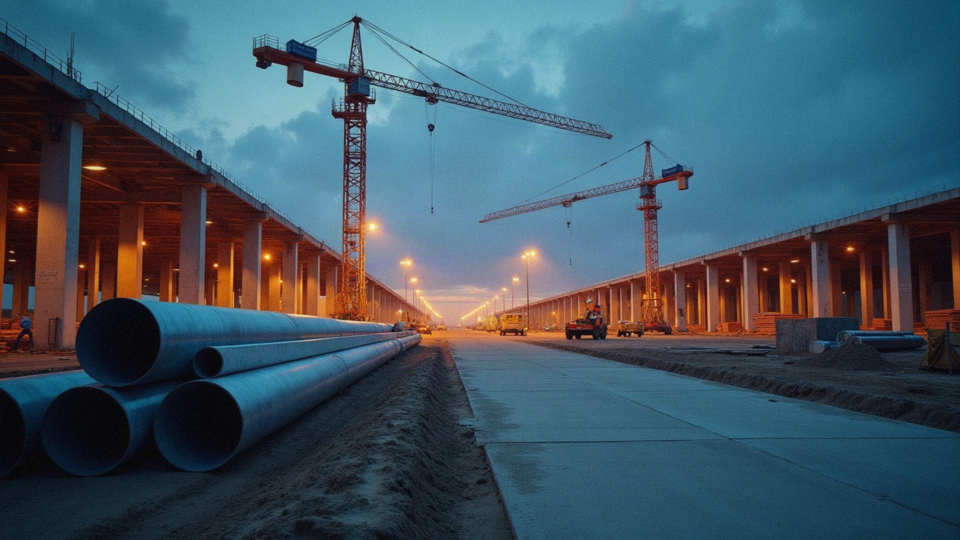
#> input picture _backup_dist/img/articles/orcl-credit-default-swap-ai-debt-2026.jpg, 1920 x 1080 px (shown at 1/2 size)
$ python -i gen-orcl-credit-default-swap-ai-debt-hero-20261019.py   (imports and definitions only)
#> lines starting #> are read from the running program, lines starting #| are printed output that depends on the picture
#> further down, picture is the input picture: PIL image 1920x1080 RGB; mean R, G, B 64.7, 86.4, 100
#!/usr/bin/env python3
"""Generate hero for orcl-credit-default-swap-ai-debt-2026 (fal flux).

Subject: Oracle's AI data-center buildout debt load and the widening stress in
its credit-default swaps.

Scene: a vast data-center construction site at dusk — steel framing, cranes,
cooling pipes, half-finished halls stretching into the distance, warm work
lights — professional editorial stock photograph.

Rules: PHOTO-REALISTIC stock photograph only. NO interior server aisle, NO
glowing hallway, NO abstract/neon/digital art, no text or lettering anywhere.
Generate 1440x810, finalize 1920x1080 center-crop JPEG q92, mirror to _backup_dist.

Usage:
  ATTEMPT=1 /home/chino/video-venv/bin/python3 \
    scripts/gen-orcl-credit-default-swap-ai-debt-hero-20261019.py
"""
import os
import sys

import requests
from PIL import Image

SLUG = os.environ.get("SLUG", "orcl-credit-default-swap-ai-debt-2026")
ATTEMPT = os.environ.get("ATTEMPT", "1")
OUTPUT = "/home/chino/thesignal/public/img/articles/" + SLUG + ".jpg"
BACKUP = "/home/chino/thesignal/_backup_dist/img/articles/" + SLUG + ".jpg"
W, H = 1440, 810
FINAL_W, FINAL_H = 1920, 1080

NO_TEXT = (
    "The image is completely free of any writing: no text, no letters, no "
    "numbers, no words, no captions, no labels, no signage, no logos, no brand "
    "marks, no trademarks, no watermark, no signature, no construction hoarding "
    "lettering, no safety placards with readable words. No illustration, no "
    "digital art, no cartoon, no 3D render, no CGI, no concept art, no neon, "
    "no glowing lines, no light trails, no synthwave, no geometric patterns, "
    "no holographic or futuristic HUD graphics, no overlay graphics, no "
    "abstract background, no interior server aisle, no server racks, no long "
    "glowing corridor, no sci-fi architecture."
)

PROMPTS = {
    "1": (
        "A photo-realistic editorial stock photograph for a business magazine, "
        "shot on a 35mm DSLR with a tilt-shift lens at f/5.6 from a slightly "
        "elevated vantage point, professional architectural photojournalism, "
        "available light plus site work lamps, 16:9 landscape composition. "
        "The subject is an enormous data-center construction site at dusk: a "
        "vast half-built campus of long rectangular halls stretching away "
        "toward a low horizon, most of them still open steel skeletons with "
        "exposed roof trusses and grey concrete slab floors, a few already "
        "clad in pale silver-grey metal panels. In the near foreground a "
        "bundle of thick galvanised cooling pipes and ductwork lies on the "
        "dirt beside a concrete pad, with rebar bundles, plywood sheets and a "
        "stack of steel beams. Tall lattice tower cranes rise above the frames "
        "at intervals, their jibs silhouetted against the fading sky, and a "
        "mobile boom crane with a telescopic arm stands mid-frame. Orange and "
        "white work lights on tripods and on the crane masts throw warm pools "
        "of amber light over the steelwork and the pale concrete, while the "
        "sky behind is a deep blue-grey dusk with the faintest amber band at "
        "the horizon and a few thin clouds. Dust haze softens the distant "
        "halls, making successive rows of steel frames fade from crisp dark "
        "metal into pale silhouettes. Shallow depth of field: the cooling "
        "pipes and the dirt in the immediate foreground are tack sharp with "
        "honest surface texture — rust bloom, mud, scratches on the metal — "
        "and the far halls fall into soft atmospheric blur. Real optical "
        "blur, visible fine film grain, subtle vignette, honest exposure with "
        "true blacks and warm highlights, slight halation around the work "
        "lamps, candid imperfect framing, a few distant tiny worker figures in "
        "hi-vis vests for scale. Photorealistic, very high detail, natural "
        "colour, no stylisation. "
        + NO_TEXT
    ),
    "2": (
        "An authentic, unretouched documentary photograph of a colossal "
        "AI data-center under construction at blue hour, taken on a full-frame "
        "camera with a 24mm lens at f/4, professional editorial stock "
        "photography, 16:9 landscape. Low camera position on a gravel access "
        "road between two enormous unfinished buildings: on the left a long "
        "steel frame with bare columns and open bays, on the right a "
        "partially clad hall with silver metal wall panels and a row of dark "
        "louvred cooling intakes. Overhead runs a thick insulated chilled-water "
        "pipe run on steel supports, its white lagging catching warm light. "
        "Two crawler cranes and one tall tower crane stand against the dusk "
        "sky; the tower crane has small red aviation lights at its tip. The "
        "site is lit by warm sodium work lamps on tall poles, throwing pools of "
        "amber light across the gravel, the concrete and the steel, with cool "
        "deep blue shadow filling the gaps between them. The sky is a smooth "
        "gradient from dusty amber at the horizon to deep indigo overhead, "
        "with a thin crescent moon. Distant rows of half-finished halls recede "
        "in haze toward the horizon so the scale reads as industrial sprawl. "
        "Shallow depth of field: the gravel, the pipe lagging and a coil of "
        "black cable in the foreground are sharp with gritty real texture, "
        "the far structures melting into soft blur. Real optical blur, visible "
        "film grain, mild lens flare from a work lamp at the frame edge, "
        "subtle chromatic fringing, honest exposure, a couple of tiny "
        "silhouetted workers walking between the buildings for scale. "
        "Photorealistic, high detail, natural muted colour, documentary "
        "realism, no stylisation. "
        + NO_TEXT
    ),
    "3": (
        "A photo-realistic editorial stock photograph of a gigantic data-center "
        "construction site at dusk seen from a distance across bare earth, "
        "shot with a long lens on a tripod, compressed perspective, warm work "
        "lights against a cold blue sky, 16:9 landscape. Rows of long "
        "unfinished halls with exposed steel roof trusses and grey concrete "
        "walls recede into the distance, a forest of tower cranes above them, "
        "stacks of precast concrete panels and coiled cooling pipe laid out on "
        "the site. Foreground: a chain-link fence line and muddy tyre tracks "
        "with a single portable site light tower glowing warm amber. Haze "
        "compresses the far halls into pale layered silhouettes. Shallow depth "
        "of field with the foreground fence and light tower sharp and the site "
        "beyond softening into atmospheric blur. Real optical blur, visible "
        "film grain, subtle vignette, honest exposure, true blacks, warm "
        "highlights. Photorealistic, very high detail, documentary realism. "
        + NO_TEXT
    ),
}


# [73 lines left out: functions load_fal_key, generate, crop_to_16x9, not called in this run]


def photo_finish(img, seed=17, grain=4.5, softness=0.7):
    """Borrowed from scripts/hero-photo-finish.py — adds the artefacts a real
    available-light frame carries so the file behaves like a photograph."""
#> called with seed = 17, grain = 4.5, softness = 0.7
    import numpy as np
    from PIL import ImageFilter

    rng = np.random.default_rng(seed)
    img = img.convert("RGB").filter(ImageFilter.GaussianBlur(softness))
    arr = np.asarray(img).astype(np.float32)

    r = np.roll(arr[:, :, 0], 1, axis=1)
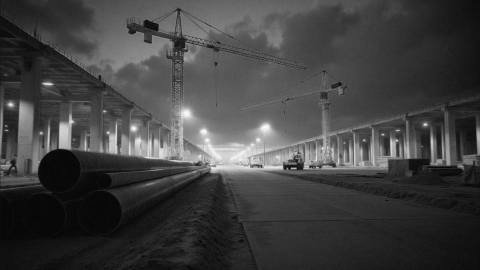
#> r: shape (1080, 1920) float32 (shown at 1/4 size); min 0, max 255, mean 64.7
    b = np.roll(arr[:, :, 2], -1, axis=1)
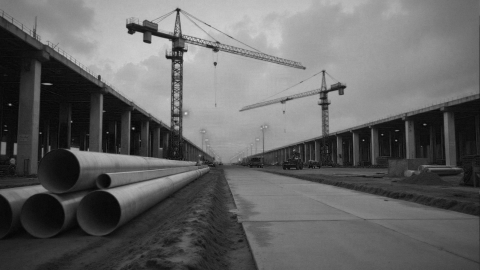
#> b: shape (1080, 1920) float32 (shown at 1/4 size); min 0, max 231, mean 100
    arr[:, :, 0] = arr[:, :, 0] * 0.7 + r * 0.3
    arr[:, :, 2] = arr[:, :, 2] * 0.7 + b * 0.3

    h, w = arr.shape[:2]
    yy, xx = np.mgrid[0:h, 0:w]
    cx, cy = w / 2.0, h / 2.0
    dist = np.sqrt(((xx - cx) / cx) ** 2 + ((yy - cy) / cy) ** 2)
    vig = 1.0 - 0.20 * np.clip(dist / 1.42, 0, 1) ** 2
    arr *= vig[:, :, None]

    lum = rng.normal(0.0, grain, (h, w, 1))
    chroma = rng.normal(0.0, grain * 0.45, (h, w, 3))
    arr += lum + chroma

    arr[:, :, 1] *= 1.008
    arr[:, :, 2] *= 0.988
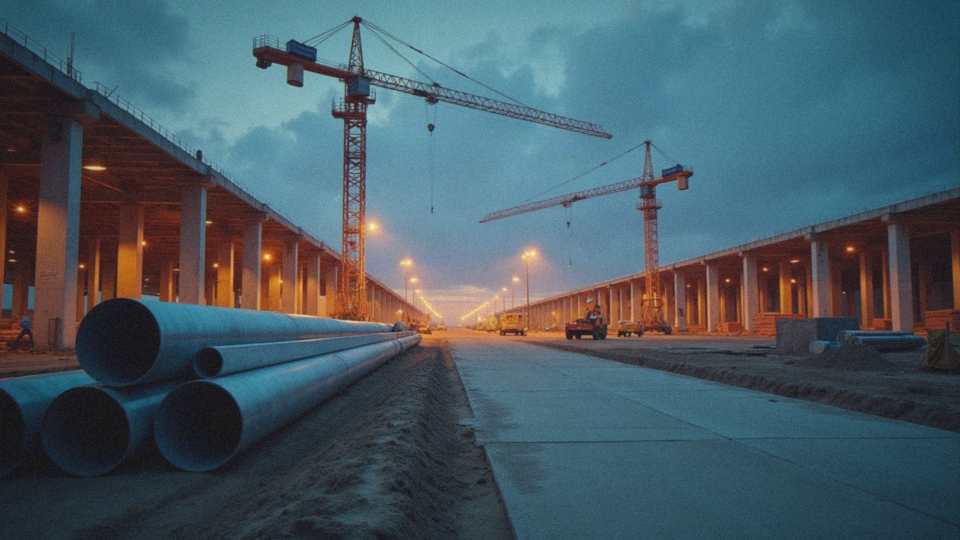
#> arr: shape (1080, 1920, 3) float32 (shown at 1/2 size); mean R, G, B 61.5, 81.9, 92.7; drawn with min black and max white
    arr = arr * 0.96 + 7.0
    arr = np.clip(arr, 0, 255)
    return Image.fromarray(arr.astype(np.uint8))


# [20 lines left out: function main, not called in this run]


# [2 lines not run here, left out]

>>> from PIL import Image
>>> picture = Image.open('../_backup_dist/img/articles/orcl-credit-default-swap-ai-debt-2026.jpg')
>>> result = photo_finish(picture)

$ run again, on _backup_dist/img/articles/a-decade-of-missiles-rtx.jpg
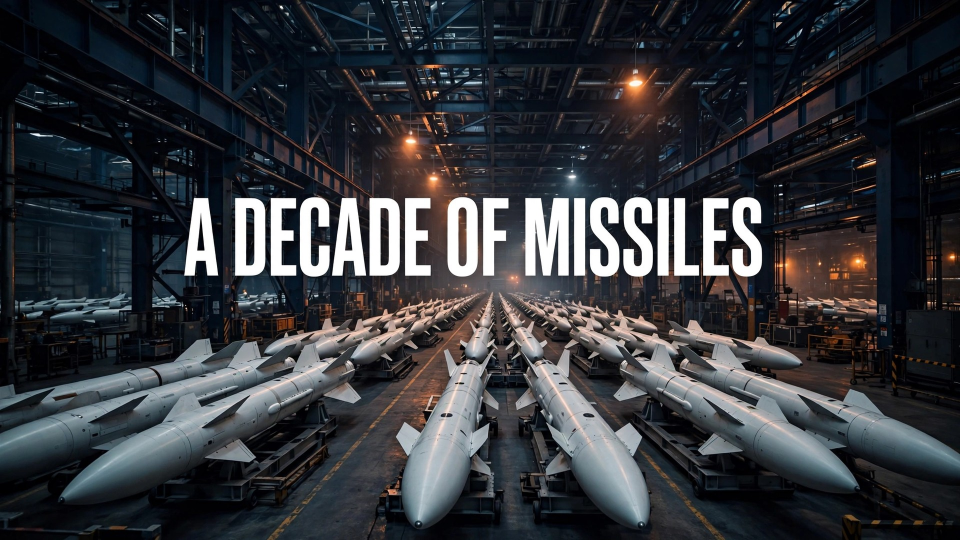
#> input picture _backup_dist/img/articles/a-decade-of-missiles-rtx.jpg, 1920 x 1080 px (shown at 1/2 size)
#> picture is the input picture: PIL image 1920x1080 RGB; mean R, G, B 52.3, 54.4, 59.1
#> in photo_finish, `r = np.roll(arr[:, :, 0], 1, axis=1)`:
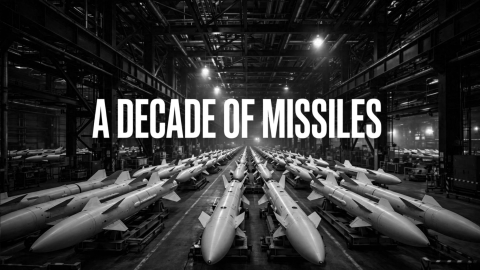
#> r: shape (1080, 1920) float32 (shown at 1/4 size); min 0, max 255, mean 52.3
#> in photo_finish, `arr += lum + chroma`:
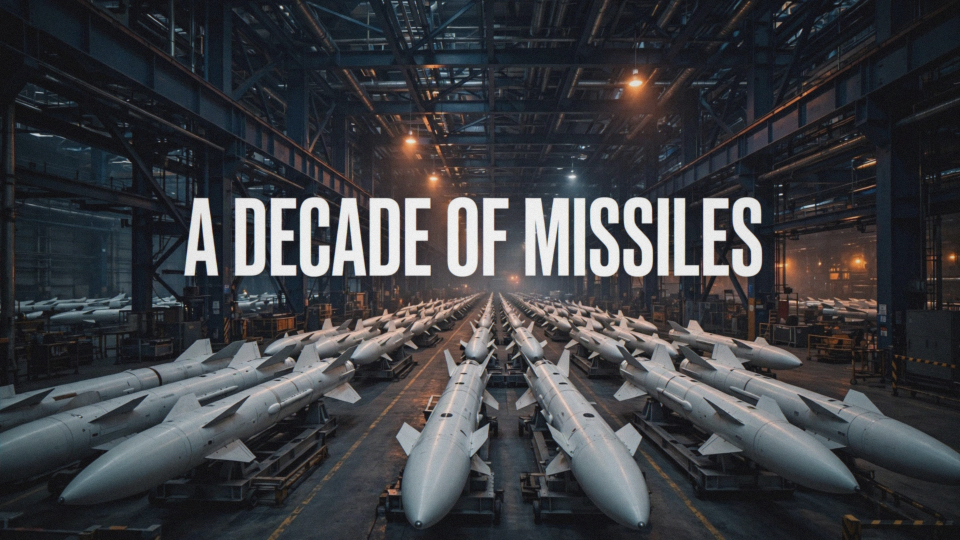
#> arr: shape (1080, 1920, 3) float32 (shown at 1/2 size); mean R, G, B 50.1, 51.9, 56.3; drawn with min black and max white

$ run again, on _backup_dist/img/articles/accenture-anthropic-embedded-evaluator-2026.jpg
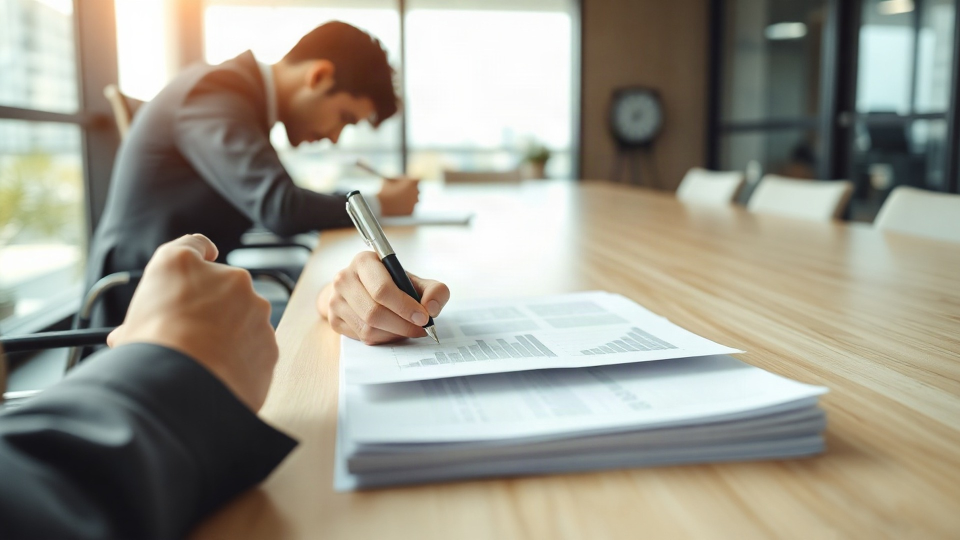
#> input picture _backup_dist/img/articles/accenture-anthropic-embedded-evaluator-2026.jpg, 1920 x 1080 px (shown at 1/2 size)
#> picture is the input picture: PIL image 1920x1080 RGB; mean R, G, B 155.9, 153, 140.5
#> in photo_finish, `b = np.roll(arr[:, :, 2], -1, axis=1)`:
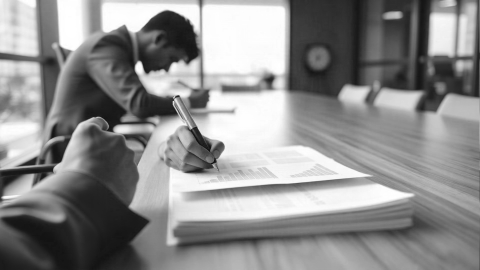
#> b: shape (1080, 1920) float32 (shown at 1/4 size); min 3, max 255, mean 140.5
#> in photo_finish, `arr *= vig[:, :, None]`:
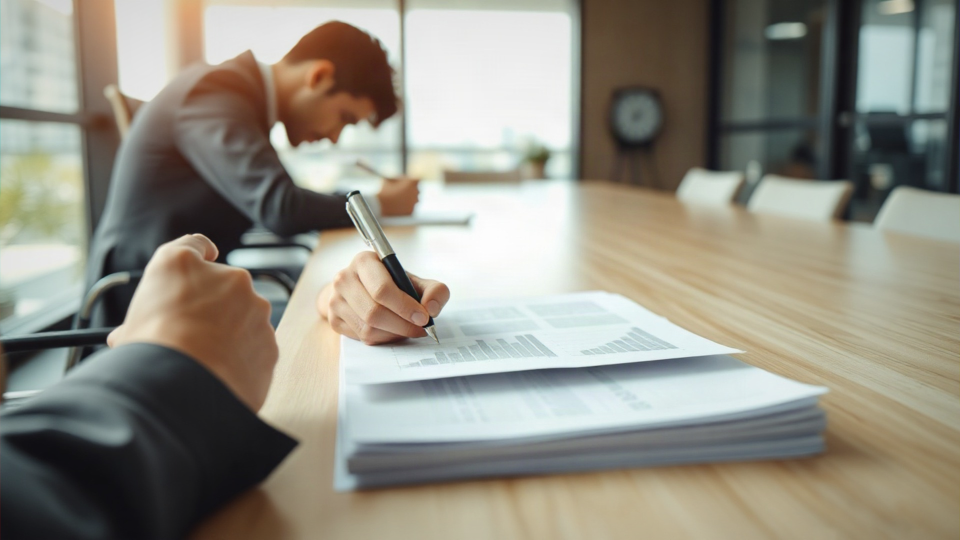
#> arr: shape (1080, 1920, 3) float32 (shown at 1/2 size); mean R, G, B 146.4, 143.7, 131.9
